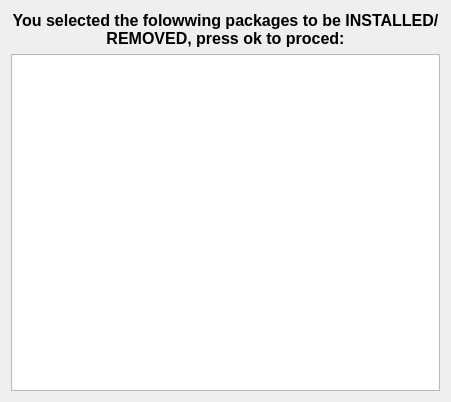
<ui version="4.0" >
 <class>PkReviewChanges</class>
 <widget class="QWidget" name="PkReviewChanges" >
  <property name="geometry" >
   <rect>
    <x>0</x>
    <y>0</y>
    <width>451</width>
    <height>402</height>
   </rect>
  </property>
  <property name="windowTitle" >
   <string>Review Changes - KPackageKit</string>
  </property>
  <layout class="QGridLayout" name="gridLayout" >
   <item row="0" column="0" >
    <widget class="QLabel" name="label" >
     <property name="font" >
      <font>
       <pointsize>12</pointsize>
       <weight>75</weight>
       <bold>true</bold>
      </font>
     </property>
     <property name="text" >
      <string>You selected the folowwing packages to be INSTALLED/REMOVED, press ok to proced:</string>
     </property>
     <property name="alignment" >
      <set>Qt::AlignCenter</set>
     </property>
     <property name="wordWrap" >
      <bool>true</bool>
     </property>
    </widget>
   </item>
   <item row="1" column="0" >
    <widget class="QTreeView" name="packageView" >
     <property name="sizePolicy" >
      <sizepolicy vsizetype="Expanding" hsizetype="Expanding" >
       <horstretch>2</horstretch>
       <verstretch>0</verstretch>
      </sizepolicy>
     </property>
     <property name="minimumSize" >
      <size>
       <width>300</width>
       <height>0</height>
      </size>
     </property>
     <property name="sizeIncrement" >
      <size>
       <width>0</width>
       <height>2</height>
      </size>
     </property>
     <property name="locale" >
      <locale country="UnitedStates" language="English" />
     </property>
     <property name="rootIsDecorated" >
      <bool>false</bool>
     </property>
     <property name="itemsExpandable" >
      <bool>false</bool>
     </property>
     <property name="headerHidden" >
      <bool>true</bool>
     </property>
     <property name="expandsOnDoubleClick" >
      <bool>false</bool>
     </property>
    </widget>
   </item>
  </layout>
 </widget>
 <resources/>
 <connections/>
</ui>
